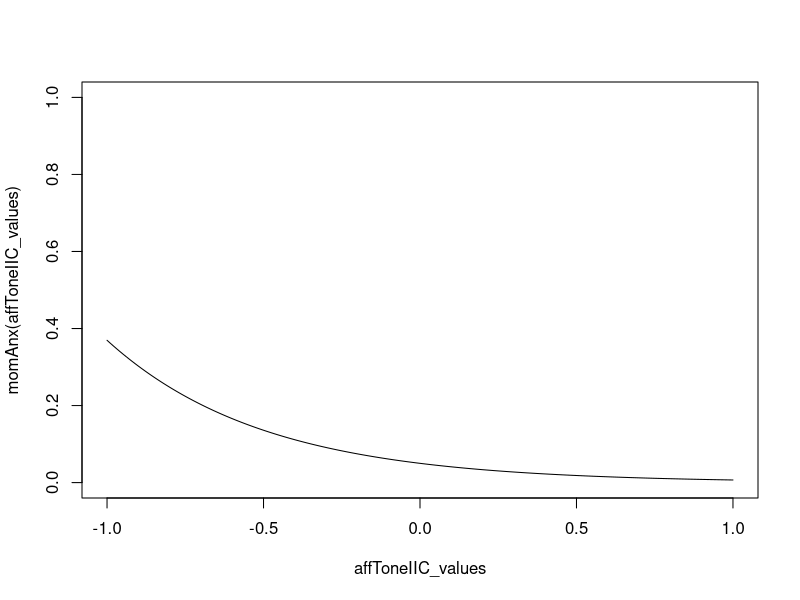
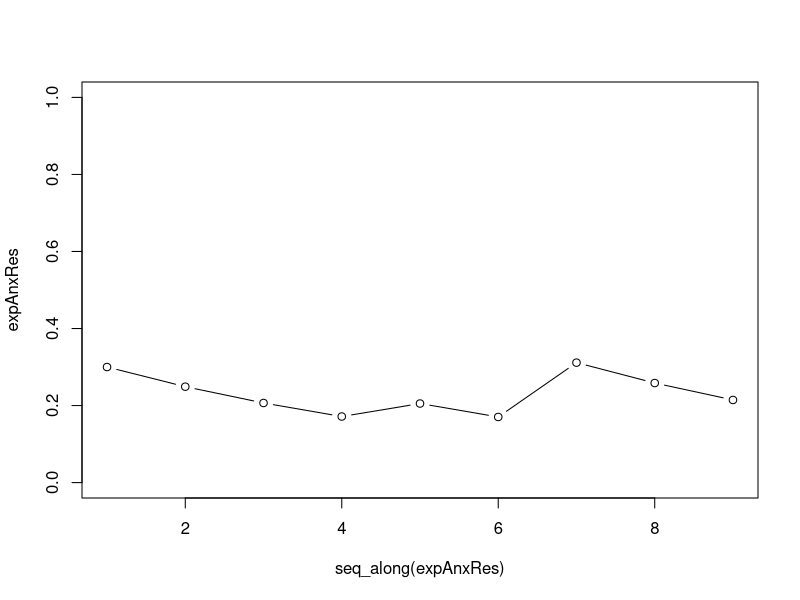

These figures' R source, in order:

#------------------------------------------------------------
# single path formulae
#------------------------------------------------------------

#' Compute the updated expected anxiety
#'
#' @param momAnx The momentary anxiety, on a scale from 0 to 1
#' @param prevAnx The previous expected anxiety, on a scale from 0 to 1
#' @param alpha A factor that shifts the weight between the momentary anxiety (alpha=1) and the previous expected anxiety (alpha=0) when the updated expected anxiety is computed.
expAnx <- function(momAnx, prevAnx, alpha=0.5) {
  momAnx*alpha + prevAnx*(1-alpha)
}



momAnx <- function(affToneIIC) {
  0.05*exp(-2*affToneIIC)
}


affToneIIC <- function(affToneInstruction,
                       expAnx,
                       beta_instruction=1,
                       beta_anx=-1,
                       beta_IA=-0.3) {

    beta_instruction*affToneInstruction +
    beta_anx*expAnx +
    beta_IA*expAnx*affToneInstruction
}

# TODO:
appTendency <- function() {

}



#------------------------------------------------------------
# Plots for testing
#------------------------------------------------------------

affToneIIC_values <- seq(-1, 1, by=.01)
plot(affToneIIC_values, momAnx(affToneIIC_values), xlim=c(-1, 1), ylim=c(0, 1), type="l")

# test a sequence of momentary anxieties
momAnxSeq <- c(0, 0, 0, 0.37, 0, 1, 0, 0)

expAnxRes <- c(0.3, rep(NA, length(momAnxSeq)))

for (i in seq_along(momAnxSeq)) {
  expAnxRes[i+1] <- expAnx(momAnxSeq[i], expAnxRes[i], alpha=0.17)
}

plot(seq_along(expAnxRes), expAnxRes, type="b", ylim=c(0, 1))

affToneIIC(affToneInstruction=c(0, 0, 0, 1, 1, 1),
           expAnx=c(0, .5, 1, 0, .5, 1))
